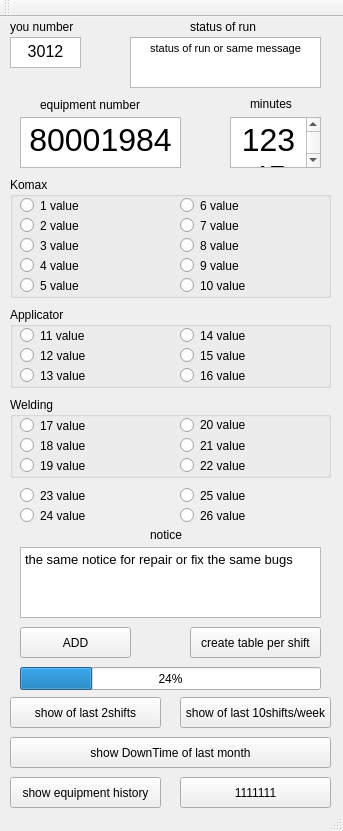
<?xml version="1.0" encoding="UTF-8"?>
<ui version="4.0">
 <class>MainWindow</class>
 <widget class="QMainWindow" name="MainWindow">
  <property name="geometry">
   <rect>
    <x>0</x>
    <y>0</y>
    <width>343</width>
    <height>831</height>
   </rect>
  </property>
  <property name="windowTitle">
   <string>DownTime -Lviv</string>
  </property>
  <property name="autoFillBackground">
   <bool>false</bool>
  </property>
  <property name="styleSheet">
   <string notr="true">bg:rgb(214, 214, 0);
font: 10pt &quot;Times New Roman&quot;;</string>
  </property>
  <widget class="QWidget" name="centralwidget">
   <widget class="QRadioButton" name="radioButton">
    <property name="geometry">
     <rect>
      <x>20</x>
      <y>180</y>
      <width>82</width>
      <height>17</height>
     </rect>
    </property>
    <property name="text">
     <string>1 value</string>
    </property>
   </widget>
   <widget class="QRadioButton" name="radioButton_2">
    <property name="geometry">
     <rect>
      <x>20</x>
      <y>200</y>
      <width>82</width>
      <height>17</height>
     </rect>
    </property>
    <property name="text">
     <string>2 value</string>
    </property>
   </widget>
   <widget class="QRadioButton" name="radioButton_3">
    <property name="geometry">
     <rect>
      <x>20</x>
      <y>220</y>
      <width>82</width>
      <height>17</height>
     </rect>
    </property>
    <property name="text">
     <string>3 value</string>
    </property>
   </widget>
   <widget class="QRadioButton" name="radioButton_4">
    <property name="geometry">
     <rect>
      <x>20</x>
      <y>260</y>
      <width>82</width>
      <height>17</height>
     </rect>
    </property>
    <property name="text">
     <string>5 value</string>
    </property>
   </widget>
   <widget class="QRadioButton" name="radioButton_5">
    <property name="geometry">
     <rect>
      <x>20</x>
      <y>240</y>
      <width>82</width>
      <height>17</height>
     </rect>
    </property>
    <property name="text">
     <string>4 value</string>
    </property>
   </widget>
   <widget class="QRadioButton" name="radioButton_6">
    <property name="geometry">
     <rect>
      <x>180</x>
      <y>180</y>
      <width>82</width>
      <height>17</height>
     </rect>
    </property>
    <property name="text">
     <string>6 value</string>
    </property>
   </widget>
   <widget class="QRadioButton" name="radioButton_7">
    <property name="geometry">
     <rect>
      <x>180</x>
      <y>200</y>
      <width>82</width>
      <height>17</height>
     </rect>
    </property>
    <property name="text">
     <string>7 value</string>
    </property>
   </widget>
   <widget class="QRadioButton" name="radioButton_8">
    <property name="geometry">
     <rect>
      <x>180</x>
      <y>220</y>
      <width>82</width>
      <height>17</height>
     </rect>
    </property>
    <property name="text">
     <string>8 value</string>
    </property>
   </widget>
   <widget class="QRadioButton" name="radioButton_9">
    <property name="geometry">
     <rect>
      <x>180</x>
      <y>240</y>
      <width>82</width>
      <height>17</height>
     </rect>
    </property>
    <property name="text">
     <string>9 value</string>
    </property>
   </widget>
   <widget class="QRadioButton" name="radioButton_10">
    <property name="geometry">
     <rect>
      <x>180</x>
      <y>260</y>
      <width>82</width>
      <height>17</height>
     </rect>
    </property>
    <property name="text">
     <string>10 value</string>
    </property>
   </widget>
   <widget class="QRadioButton" name="radioButton_11">
    <property name="geometry">
     <rect>
      <x>20</x>
      <y>310</y>
      <width>82</width>
      <height>17</height>
     </rect>
    </property>
    <property name="text">
     <string>11 value</string>
    </property>
   </widget>
   <widget class="QRadioButton" name="radioButton_12">
    <property name="geometry">
     <rect>
      <x>20</x>
      <y>350</y>
      <width>82</width>
      <height>17</height>
     </rect>
    </property>
    <property name="text">
     <string>13 value</string>
    </property>
   </widget>
   <widget class="QRadioButton" name="radioButton_13">
    <property name="geometry">
     <rect>
      <x>20</x>
      <y>330</y>
      <width>82</width>
      <height>17</height>
     </rect>
    </property>
    <property name="text">
     <string>12 value</string>
    </property>
   </widget>
   <widget class="QRadioButton" name="radioButton_14">
    <property name="geometry">
     <rect>
      <x>180</x>
      <y>310</y>
      <width>82</width>
      <height>17</height>
     </rect>
    </property>
    <property name="styleSheet">
     <string notr="true">font: 10pt &quot;Times New Roman&quot;;</string>
    </property>
    <property name="text">
     <string>14 value</string>
    </property>
   </widget>
   <widget class="QRadioButton" name="radioButton_15">
    <property name="geometry">
     <rect>
      <x>180</x>
      <y>330</y>
      <width>82</width>
      <height>17</height>
     </rect>
    </property>
    <property name="text">
     <string>15 value</string>
    </property>
   </widget>
   <widget class="QRadioButton" name="radioButton_16">
    <property name="geometry">
     <rect>
      <x>180</x>
      <y>350</y>
      <width>82</width>
      <height>17</height>
     </rect>
    </property>
    <property name="text">
     <string>16 value</string>
    </property>
   </widget>
   <widget class="QTextEdit" name="textEdit">
    <property name="geometry">
     <rect>
      <x>20</x>
      <y>100</y>
      <width>161</width>
      <height>51</height>
     </rect>
    </property>
    <property name="whatsThis">
     <string>equipment number</string>
    </property>
    <property name="styleSheet">
     <string notr="true">font: 75 24pt &quot;Times New Roman&quot;;</string>
    </property>
    <property name="html">
     <string>&lt;!DOCTYPE HTML PUBLIC &quot;-//W3C//DTD HTML 4.0//EN&quot; &quot;http://www.w3.org/TR/REC-html40/strict.dtd&quot;&gt;
&lt;html&gt;&lt;head&gt;&lt;meta name=&quot;qrichtext&quot; content=&quot;1&quot; /&gt;&lt;style type=&quot;text/css&quot;&gt;
p, li { white-space: pre-wrap; }
&lt;/style&gt;&lt;/head&gt;&lt;body style=&quot; font-family:'Times New Roman'; font-size:24pt; font-weight:72; font-style:normal;&quot;&gt;
&lt;p align=&quot;center&quot; style=&quot; margin-top:0px; margin-bottom:0px; margin-left:0px; margin-right:0px; -qt-block-indent:0; text-indent:0px;&quot;&gt;80001984&lt;/p&gt;&lt;/body&gt;&lt;/html&gt;</string>
    </property>
   </widget>
   <widget class="QTextEdit" name="textEdit_2">
    <property name="geometry">
     <rect>
      <x>10</x>
      <y>20</y>
      <width>71</width>
      <height>31</height>
     </rect>
    </property>
    <property name="styleSheet">
     <string notr="true">font: 75 12pt &quot;Times New Roman&quot;;</string>
    </property>
    <property name="html">
     <string>&lt;!DOCTYPE HTML PUBLIC &quot;-//W3C//DTD HTML 4.0//EN&quot; &quot;http://www.w3.org/TR/REC-html40/strict.dtd&quot;&gt;
&lt;html&gt;&lt;head&gt;&lt;meta name=&quot;qrichtext&quot; content=&quot;1&quot; /&gt;&lt;style type=&quot;text/css&quot;&gt;
p, li { white-space: pre-wrap; }
&lt;/style&gt;&lt;/head&gt;&lt;body style=&quot; font-family:'Times New Roman'; font-size:12pt; font-weight:72; font-style:normal;&quot;&gt;
&lt;p align=&quot;center&quot; style=&quot; margin-top:0px; margin-bottom:0px; margin-left:0px; margin-right:0px; -qt-block-indent:0; text-indent:0px;&quot;&gt;3012&lt;/p&gt;&lt;/body&gt;&lt;/html&gt;</string>
    </property>
   </widget>
   <widget class="QLabel" name="label">
    <property name="geometry">
     <rect>
      <x>10</x>
      <y>0</y>
      <width>71</width>
      <height>20</height>
     </rect>
    </property>
    <property name="text">
     <string>you number</string>
    </property>
   </widget>
   <widget class="QLabel" name="label_2">
    <property name="geometry">
     <rect>
      <x>40</x>
      <y>80</y>
      <width>121</width>
      <height>16</height>
     </rect>
    </property>
    <property name="text">
     <string>equipment number</string>
    </property>
   </widget>
   <widget class="QLabel" name="label_3">
    <property name="geometry">
     <rect>
      <x>250</x>
      <y>80</y>
      <width>47</width>
      <height>13</height>
     </rect>
    </property>
    <property name="text">
     <string>minutes</string>
    </property>
   </widget>
   <widget class="QProgressBar" name="progressBar">
    <property name="geometry">
     <rect>
      <x>20</x>
      <y>650</y>
      <width>301</width>
      <height>23</height>
     </rect>
    </property>
    <property name="styleSheet">
     <string notr="true">font: bold 10pt &quot;Times New Roman&quot;;</string>
    </property>
    <property name="value">
     <number>24</number>
    </property>
   </widget>
   <widget class="QTextEdit" name="textEdit_3">
    <property name="geometry">
     <rect>
      <x>20</x>
      <y>530</y>
      <width>301</width>
      <height>71</height>
     </rect>
    </property>
    <property name="html">
     <string>&lt;!DOCTYPE HTML PUBLIC &quot;-//W3C//DTD HTML 4.0//EN&quot; &quot;http://www.w3.org/TR/REC-html40/strict.dtd&quot;&gt;
&lt;html&gt;&lt;head&gt;&lt;meta name=&quot;qrichtext&quot; content=&quot;1&quot; /&gt;&lt;style type=&quot;text/css&quot;&gt;
p, li { white-space: pre-wrap; }
&lt;/style&gt;&lt;/head&gt;&lt;body style=&quot; font-family:'Times New Roman'; font-size:10pt; font-weight:400; font-style:normal;&quot;&gt;
&lt;p align=&quot;justify&quot; style=&quot; margin-top:0px; margin-bottom:0px; margin-left:0px; margin-right:0px; -qt-block-indent:0; text-indent:0px;&quot;&gt;the same notice for repair or fix the same bugs&lt;/p&gt;&lt;/body&gt;&lt;/html&gt;</string>
    </property>
   </widget>
   <widget class="QLabel" name="label_4">
    <property name="geometry">
     <rect>
      <x>150</x>
      <y>510</y>
      <width>171</width>
      <height>16</height>
     </rect>
    </property>
    <property name="text">
     <string>notice</string>
    </property>
   </widget>
   <widget class="QGroupBox" name="groupBox">
    <property name="geometry">
     <rect>
      <x>10</x>
      <y>160</y>
      <width>321</width>
      <height>121</height>
     </rect>
    </property>
    <property name="maximumSize">
     <size>
      <width>321</width>
      <height>16777215</height>
     </size>
    </property>
    <property name="title">
     <string>Komax</string>
    </property>
   </widget>
   <widget class="QGroupBox" name="groupBox_2">
    <property name="enabled">
     <bool>true</bool>
    </property>
    <property name="geometry">
     <rect>
      <x>10</x>
      <y>290</y>
      <width>321</width>
      <height>81</height>
     </rect>
    </property>
    <property name="title">
     <string>Applicator</string>
    </property>
   </widget>
   <widget class="QGroupBox" name="groupBox_3">
    <property name="geometry">
     <rect>
      <x>10</x>
      <y>380</y>
      <width>321</width>
      <height>81</height>
     </rect>
    </property>
    <property name="title">
     <string>Welding</string>
    </property>
    <widget class="QRadioButton" name="radioButton_19">
     <property name="geometry">
      <rect>
       <x>10</x>
       <y>40</y>
       <width>82</width>
       <height>17</height>
      </rect>
     </property>
     <property name="text">
      <string>18 value</string>
     </property>
    </widget>
    <widget class="QRadioButton" name="radioButton_18">
     <property name="geometry">
      <rect>
       <x>10</x>
       <y>60</y>
       <width>82</width>
       <height>17</height>
      </rect>
     </property>
     <property name="text">
      <string>19 value</string>
     </property>
    </widget>
    <widget class="QRadioButton" name="radioButton_17">
     <property name="geometry">
      <rect>
       <x>10</x>
       <y>20</y>
       <width>82</width>
       <height>17</height>
      </rect>
     </property>
     <property name="styleSheet">
      <string notr="true">font: 10pt &quot;Times New Roman&quot;;</string>
     </property>
     <property name="text">
      <string>17 value</string>
     </property>
    </widget>
    <widget class="QRadioButton" name="radioButton_22">
     <property name="geometry">
      <rect>
       <x>170</x>
       <y>20</y>
       <width>82</width>
       <height>16</height>
      </rect>
     </property>
     <property name="styleSheet">
      <string notr="true">font: 10pt &quot;Times New Roman&quot;;</string>
     </property>
     <property name="text">
      <string>20 value</string>
     </property>
    </widget>
    <widget class="QRadioButton" name="radioButton_20">
     <property name="geometry">
      <rect>
       <x>170</x>
       <y>40</y>
       <width>82</width>
       <height>17</height>
      </rect>
     </property>
     <property name="text">
      <string>21 value</string>
     </property>
    </widget>
    <widget class="QRadioButton" name="radioButton_21">
     <property name="geometry">
      <rect>
       <x>170</x>
       <y>60</y>
       <width>82</width>
       <height>17</height>
      </rect>
     </property>
     <property name="text">
      <string>22 value</string>
     </property>
    </widget>
   </widget>
   <widget class="QRadioButton" name="radioButton_23">
    <property name="geometry">
     <rect>
      <x>20</x>
      <y>470</y>
      <width>82</width>
      <height>17</height>
     </rect>
    </property>
    <property name="text">
     <string>23 value</string>
    </property>
   </widget>
   <widget class="QRadioButton" name="radioButton_24">
    <property name="geometry">
     <rect>
      <x>20</x>
      <y>490</y>
      <width>82</width>
      <height>17</height>
     </rect>
    </property>
    <property name="text">
     <string>24 value</string>
    </property>
   </widget>
   <widget class="QRadioButton" name="radioButton_25">
    <property name="geometry">
     <rect>
      <x>180</x>
      <y>470</y>
      <width>82</width>
      <height>17</height>
     </rect>
    </property>
    <property name="text">
     <string>25 value</string>
    </property>
   </widget>
   <widget class="QRadioButton" name="radioButton_26">
    <property name="geometry">
     <rect>
      <x>180</x>
      <y>490</y>
      <width>82</width>
      <height>17</height>
     </rect>
    </property>
    <property name="text">
     <string>26 value</string>
    </property>
   </widget>
   <widget class="QLabel" name="label_5">
    <property name="geometry">
     <rect>
      <x>190</x>
      <y>0</y>
      <width>71</width>
      <height>20</height>
     </rect>
    </property>
    <property name="text">
     <string>status of run</string>
    </property>
   </widget>
   <widget class="QPushButton" name="pushButton">
    <property name="geometry">
     <rect>
      <x>20</x>
      <y>610</y>
      <width>111</width>
      <height>31</height>
     </rect>
    </property>
    <property name="styleSheet">
     <string notr="true">font: 75 bold 18pt &quot;Times New Roman&quot;;bg:rgb(214, 214, 0);</string>
    </property>
    <property name="text">
     <string>ADD</string>
    </property>
   </widget>
   <widget class="QPushButton" name="pushButton_2">
    <property name="geometry">
     <rect>
      <x>190</x>
      <y>610</y>
      <width>131</width>
      <height>31</height>
     </rect>
    </property>
    <property name="styleSheet">
     <string notr="true">font: 75 bold 10pt &quot;Times New Roman&quot;</string>
    </property>
    <property name="text">
     <string>create table per shift</string>
    </property>
   </widget>
   <widget class="QTextEdit" name="textEdit_4">
    <property name="geometry">
     <rect>
      <x>130</x>
      <y>20</y>
      <width>191</width>
      <height>51</height>
     </rect>
    </property>
    <property name="styleSheet">
     <string notr="true">font: 8pt &quot;Calibri&quot;;</string>
    </property>
    <property name="html">
     <string>&lt;!DOCTYPE HTML PUBLIC &quot;-//W3C//DTD HTML 4.0//EN&quot; &quot;http://www.w3.org/TR/REC-html40/strict.dtd&quot;&gt;
&lt;html&gt;&lt;head&gt;&lt;meta name=&quot;qrichtext&quot; content=&quot;1&quot; /&gt;&lt;style type=&quot;text/css&quot;&gt;
p, li { white-space: pre-wrap; }
&lt;/style&gt;&lt;/head&gt;&lt;body style=&quot; font-family:'Calibri'; font-size:8pt; font-weight:400; font-style:normal;&quot;&gt;
&lt;p align=&quot;center&quot; style=&quot; margin-top:0px; margin-bottom:0px; margin-left:0px; margin-right:0px; -qt-block-indent:0; text-indent:0px;&quot;&gt;status of run or same message&lt;/p&gt;&lt;/body&gt;&lt;/html&gt;</string>
    </property>
   </widget>
   <widget class="QTextEdit" name="textEdit_5">
    <property name="geometry">
     <rect>
      <x>230</x>
      <y>100</y>
      <width>91</width>
      <height>51</height>
     </rect>
    </property>
    <property name="whatsThis">
     <string>equipment number</string>
    </property>
    <property name="styleSheet">
     <string notr="true">font: 75 24pt &quot;Times New Roman&quot;;</string>
    </property>
    <property name="html">
     <string>&lt;!DOCTYPE HTML PUBLIC &quot;-//W3C//DTD HTML 4.0//EN&quot; &quot;http://www.w3.org/TR/REC-html40/strict.dtd&quot;&gt;
&lt;html&gt;&lt;head&gt;&lt;meta name=&quot;qrichtext&quot; content=&quot;1&quot; /&gt;&lt;style type=&quot;text/css&quot;&gt;
p, li { white-space: pre-wrap; }
&lt;/style&gt;&lt;/head&gt;&lt;body style=&quot; font-family:'Times New Roman'; font-size:24pt; font-weight:72; font-style:normal;&quot;&gt;
&lt;p align=&quot;center&quot; style=&quot; margin-top:0px; margin-bottom:0px; margin-left:0px; margin-right:0px; -qt-block-indent:0; text-indent:0px;&quot;&gt;12345&lt;/p&gt;&lt;/body&gt;&lt;/html&gt;</string>
    </property>
   </widget>
   <widget class="QPushButton" name="pushButton_3">
    <property name="geometry">
     <rect>
      <x>10</x>
      <y>680</y>
      <width>151</width>
      <height>31</height>
     </rect>
    </property>
    <property name="styleSheet">
     <string notr="true">font: 75 9pt &quot;Times New Roman&quot;</string>
    </property>
    <property name="text">
     <string>show of last 2shifts</string>
    </property>
   </widget>
   <widget class="QPushButton" name="pushButton_4">
    <property name="geometry">
     <rect>
      <x>180</x>
      <y>680</y>
      <width>151</width>
      <height>31</height>
     </rect>
    </property>
    <property name="styleSheet">
     <string notr="true">font: 75 9pt &quot;Times New Roman&quot;</string>
    </property>
    <property name="text">
     <string>show of last 10shifts/week</string>
    </property>
   </widget>
   <widget class="QPushButton" name="pushButton_5">
    <property name="geometry">
     <rect>
      <x>10</x>
      <y>720</y>
      <width>321</width>
      <height>31</height>
     </rect>
    </property>
    <property name="styleSheet">
     <string notr="true">font: 75 bold 14pt &quot;Times New Roman&quot;</string>
    </property>
    <property name="text">
     <string>show DownTime of last month</string>
    </property>
   </widget>
   <widget class="QPushButton" name="pushButton_6">
    <property name="geometry">
     <rect>
      <x>10</x>
      <y>760</y>
      <width>151</width>
      <height>31</height>
     </rect>
    </property>
    <property name="text">
     <string>show equipment history</string>
    </property>
   </widget>
   <widget class="QPushButton" name="pushButton_7">
    <property name="geometry">
     <rect>
      <x>180</x>
      <y>760</y>
      <width>151</width>
      <height>31</height>
     </rect>
    </property>
    <property name="text">
     <string>1111111</string>
    </property>
   </widget>
  </widget>
  <widget class="QStatusBar" name="statusbar"/>
  <widget class="QToolBar" name="toolBar">
   <property name="windowTitle">
    <string>toolBar</string>
   </property>
   <attribute name="toolBarArea">
    <enum>TopToolBarArea</enum>
   </attribute>
   <attribute name="toolBarBreak">
    <bool>true</bool>
   </attribute>
  </widget>
 </widget>
 <tabstops>
  <tabstop>textEdit_2</tabstop>
  <tabstop>textEdit_4</tabstop>
  <tabstop>textEdit</tabstop>
  <tabstop>textEdit_5</tabstop>
  <tabstop>radioButton</tabstop>
  <tabstop>radioButton_2</tabstop>
  <tabstop>radioButton_3</tabstop>
  <tabstop>radioButton_5</tabstop>
  <tabstop>radioButton_4</tabstop>
  <tabstop>radioButton_6</tabstop>
  <tabstop>radioButton_7</tabstop>
  <tabstop>radioButton_8</tabstop>
  <tabstop>radioButton_9</tabstop>
  <tabstop>radioButton_10</tabstop>
  <tabstop>radioButton_11</tabstop>
  <tabstop>radioButton_13</tabstop>
  <tabstop>radioButton_12</tabstop>
  <tabstop>radioButton_14</tabstop>
  <tabstop>radioButton_15</tabstop>
  <tabstop>radioButton_16</tabstop>
  <tabstop>radioButton_17</tabstop>
  <tabstop>radioButton_19</tabstop>
  <tabstop>radioButton_18</tabstop>
  <tabstop>radioButton_22</tabstop>
  <tabstop>radioButton_20</tabstop>
  <tabstop>radioButton_21</tabstop>
  <tabstop>radioButton_23</tabstop>
  <tabstop>radioButton_24</tabstop>
  <tabstop>radioButton_25</tabstop>
  <tabstop>radioButton_26</tabstop>
  <tabstop>textEdit_3</tabstop>
  <tabstop>pushButton</tabstop>
  <tabstop>pushButton_2</tabstop>
  <tabstop>pushButton_3</tabstop>
  <tabstop>pushButton_4</tabstop>
  <tabstop>pushButton_5</tabstop>
  <tabstop>pushButton_6</tabstop>
  <tabstop>pushButton_7</tabstop>
 </tabstops>
 <resources/>
 <connections/>
</ui>
